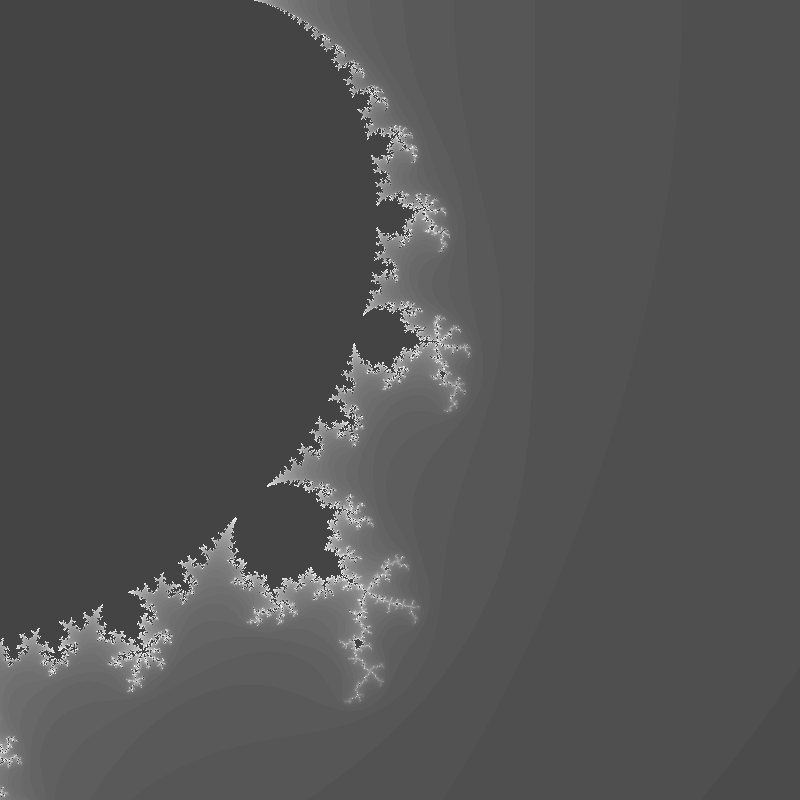
Frame 1 (no input)
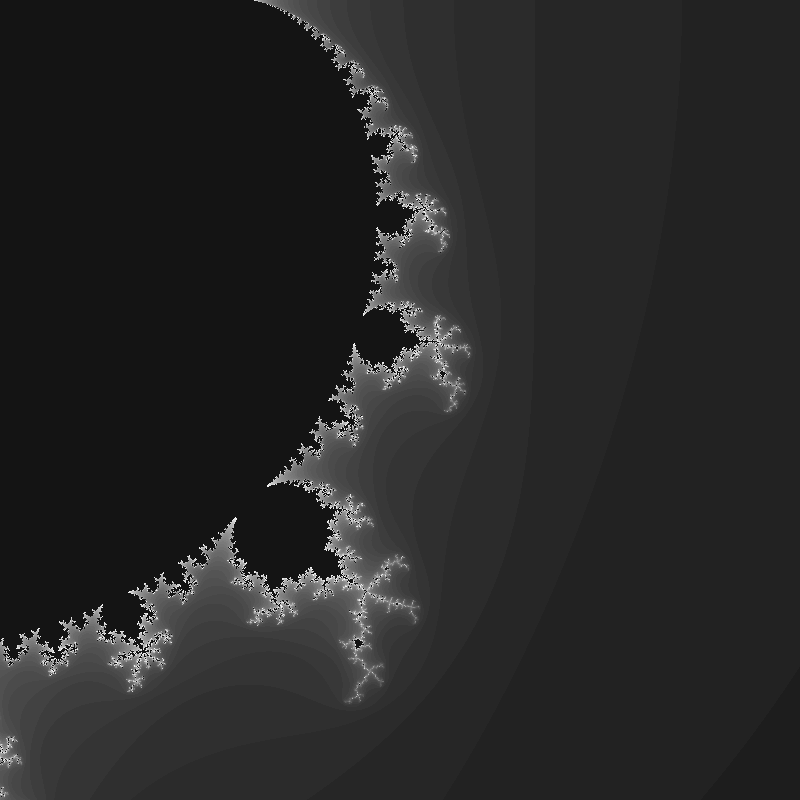
Frame 2 (the mouse pressed at the canvas centre, redrawn once)

The Processing sketch that drew these frames (run headless with seeded random() and noise(); the mouse was pressed at the canvas centre and the sketch redrawn once):

// Processing sketch: mandlebrot
// ── mandlebrot.pde
int rows = 800;
int cols = 800;
int[][] iterations = new int[rows][cols];
float[] xDomain = linspace(0, 0.80, rows);
float[] yDomain = linspace(0, 0.80, cols);

void setup() {
  size(800, 800);
  iterations = fillArray(xDomain, yDomain);
  background(235);
}

void draw() {
  for (int i = 0; i < iterations[0].length; i++) {
    for (int j = 0; j < iterations[1].length; j++) {
      float greyVal = map(iterations[i][j], 0, 50, 0, 255);
      stroke(greyVal);
      point(i, j);
    }
  }
  noLoop();
}


int[][] fillArray(float[] xVals, float[] yVals) {
  int[][] result = new int[rows][cols];

  for (int i = 0; i < xVals.length; i++) {
    for (int j = 0; j < yVals.length; j++) {
      Complex c = new Complex(xVals[i], yVals[j]);
      Complex z = new Complex(0, 0);
      boolean diverged = false;
      for (int iter = 0; iter < 50; iter++) {
        if (z.magnitude() >= 2) {
          result[i][j] = iter;
          diverged = true;
          break;
        } else {
          z = z.mult(z).add(c);
        }
      }
      if (!diverged) {
        result[i][j] = 0;
      }
    }
  }

  return result;
}


float[] linspace(float start, float end, int num) {
  float[] result = new float[num];
  if (num == 1) {
    result[0] = start;
    return result;
  }
  float step = (end - start) / (num - 1);
  for (int i = 0; i < num; i++) {
    result[i] = start + i * step;
  }
  return result;
}

class Complex {
  float re, im;

  Complex(float re, float im) {
    this.re = re;
    this.im = im;
  }

  Complex add(Complex other) {
    return new Complex(re + other.re, im + other.im);
  }

  Complex mult(Complex other) {
    return new Complex(
      re * other.re - im * other.im,
      re * other.im + im * other.re
      );
  }

  float magnitude() {
    return sqrt(re*re + im*im);
  }
}
